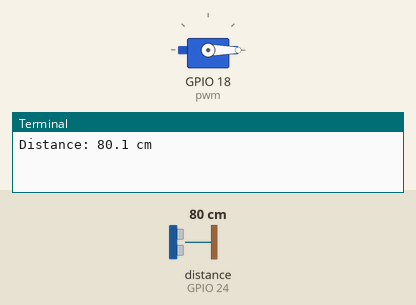
The program below on a simulated Raspberry Pi (BCM pin numbers). Shown: servo, the last lines printed to the terminal. The inputs (shaded band) are chosen by the test bench; at power-on: distance to the obstacle (sensor on GPIO 24) 80 cm. The echo pulse lasts 58.3 µs per cm; servo angles are drawn from the pulse width (0.5 ms = 0°, 2.5 ms = 180°); the clock reads 2024-03-15 10:24:30 at power-on unless the program sets it.

Above: at 1.2 s.
1.3 s: distance to the obstacle (sensor on GPIO 24) set to 11 cm
5.2 s: distance to the obstacle (sensor on GPIO 24) set to 8 cm
At 7.9 s:
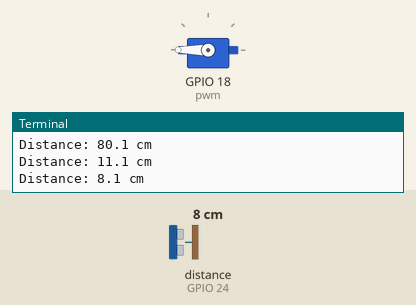
9.1 s: distance to the obstacle (sensor on GPIO 24) set to 18 cm
At 13.8 s:
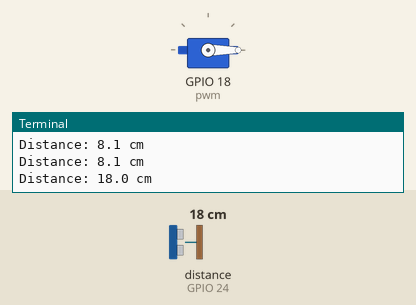
14.5 s: distance to the obstacle (sensor on GPIO 24) set to 2 cm
At 17.3 s:
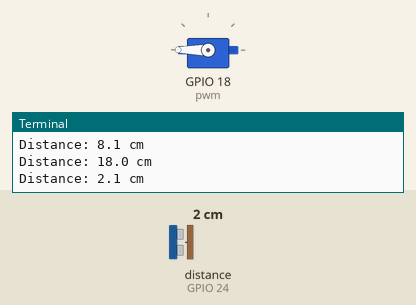
Timing chart, 0 to 18.8 s (numbered marks = the images above; inputs shaded):
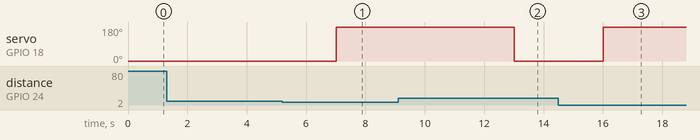

Measured:
- the behaviour switches between 10 and 9 cm on distance to the obstacle (sensor on GPIO 24) (found by bisection; images 0 and 1)
- after the input at 5.2 s, servo on GPIO 18 (pwm): 0° → 180° after 1.8 s
- after the input at 9.1 s, servo on GPIO 18 (pwm): 180° → 0° after 3.9 s
- after the input at 14.5 s, servo on GPIO 18 (pwm): 0° → 180° after 1.5 s

The program:

Ultrasonic_with_servo.py
```python
import RPi.GPIO as GPIO
import time

GPIO.setmode(GPIO.BCM)

TRIG_PIN = 23
ECHO_PIN = 24

GPIO.setwarnings(False)

GPIO.setup(TRIG_PIN, GPIO.OUT)
GPIO.setup(ECHO_PIN, GPIO.IN)
GPIO.setup(18,GPIO.OUT)

pwm=GPIO.PWM(18,50)
pwm.start(0)

def setAngle(angle):
    duty = angle / 18.0 + 2.5
    GPIO.output(18, True)
    pwm.ChangeDutyCycle(duty)
    time.sleep(1)
    GPIO.output(18, False)
    pwm.ChangeDutyCycle(duty)

def get_distance():
    GPIO.output(TRIG_PIN, True)
    time.sleep(0.00001)
    GPIO.output(TRIG_PIN, False)

    while GPIO.input(ECHO_PIN) == 0:
        pulse_start = time.time()

    while GPIO.input(ECHO_PIN) == 1:
        pulse_end = time.time()

    pulse_duration = pulse_end - pulse_start
    distance = (pulse_duration * 34300) / 2

    return distance

if __name__ == '__main__':
    try:
        while True:
            dist = get_distance()
            print(f"Distance: {dist:.1f} cm")
            time.sleep(1)
            if dist<10:
                setAngle(180)
                time.sleep(1)
            else:
                setAngle(0)
                time.sleep(1)

    except KeyboardInterrupt:
        print("Measurement stopped by the user")
    finally:
        GPIO.cleanup()
```
